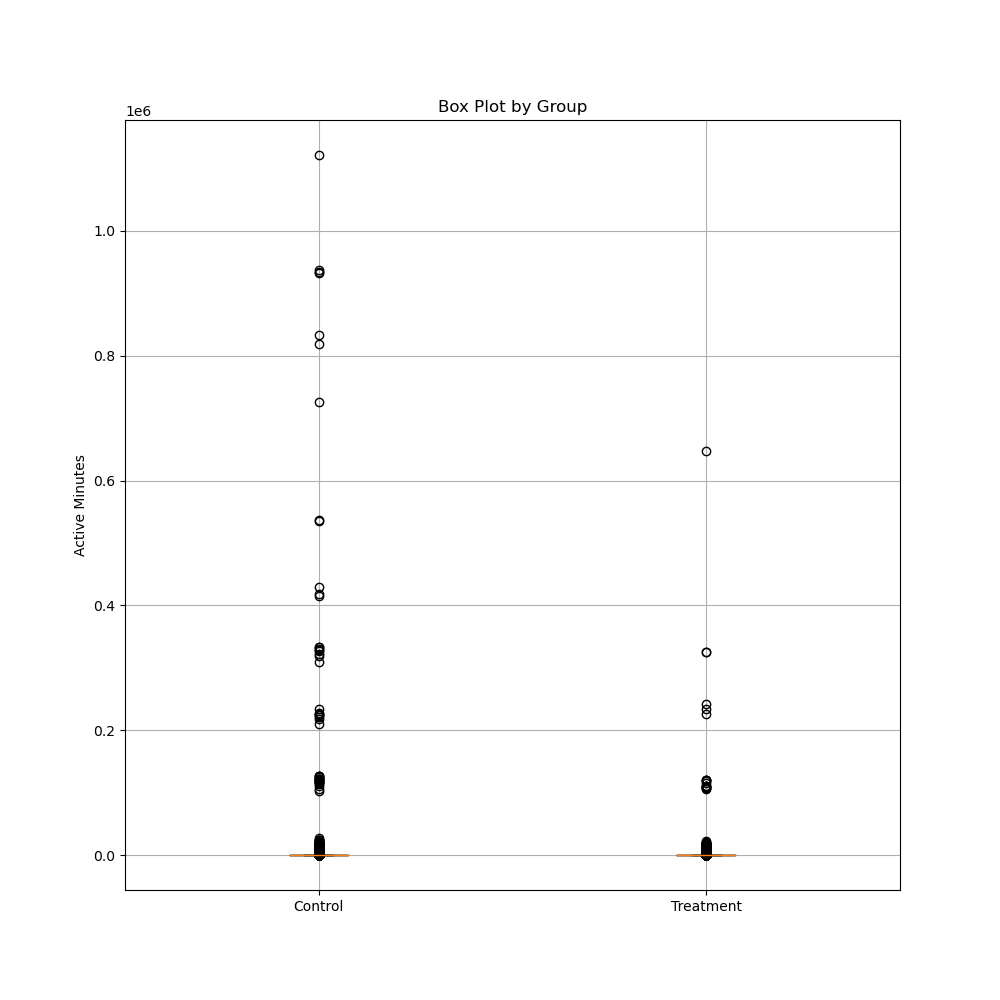

The script that saved this image:
import scipy.stats
import pandas as pd
import matplotlib.pyplot as plt

# read file
df = pd.read_csv("Data/new_t1.csv")

# two groups
control_group = df[df["variant_number"] == 0]["active_mins"]
treatment_group = df[df["variant_number"] == 1]["active_mins"]

# box plot
plt.figure(figsize=(10, 10))
plt.boxplot([control_group, treatment_group], labels=["Control", "Treatment"])
plt.title("Box Plot by Group")
plt.ylabel("Active Minutes")
plt.grid(True)

plt.savefig('part4.png') 

# find outlier
IQR = df["active_mins"].quantile(0.75) - df["active_mins"].quantile(0.25)
df = df[(df["active_mins"] >= df["active_mins"].quantile(0.15)-1.5*IQR) & (df["active_mins"] <= df["active_mins"].quantile(0.75)+1.5*IQR)]
df.to_csv("Data/new_new_t1.csv", index=False)

#redo part2 part3
# two groups
control_group = df[df["variant_number"] == 0]["active_mins"]
treatment_group = df[df["variant_number"] == 1]["active_mins"]

# t-test
t_stat, p_value = scipy.stats.ttest_ind(control_group, treatment_group, equal_var=False)

# mean and medium
control_mean = control_group.mean()
control_median = control_group.median()
treatment_mean = treatment_group.mean()
treatment_median = treatment_group.median()

stats = pd.DataFrame({
    "Group": ["Control", "Treatment"],
    "Mean Active Minutes": [control_mean, treatment_mean],
    "Median Active Minutes": [control_median, treatment_median],
    "T-stats": [t_stat, t_stat],
    "P-value": [p_value, p_value]
}).to_csv("Data/part4.csv", index=False)
